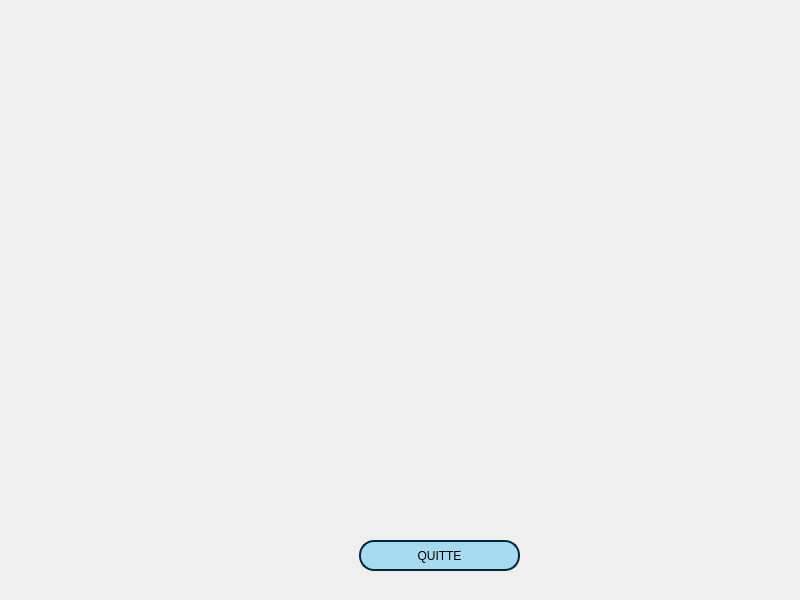
<?xml version="1.0" encoding="UTF-8"?>
<ui version="4.0">
 <class>Dialog_stats</class>
 <widget class="QDialog" name="Dialog_stats">
  <property name="geometry">
   <rect>
    <x>0</x>
    <y>0</y>
    <width>800</width>
    <height>600</height>
   </rect>
  </property>
  <property name="windowTitle">
   <string>Tayarni - Statistique</string>
  </property>
  <widget class="QCustomPlot" name="plot" native="true">
   <property name="geometry">
    <rect>
     <x>19</x>
     <y>-30</y>
     <width>811</width>
     <height>611</height>
    </rect>
   </property>
   <property name="styleSheet">
    <string notr="true">QPushButton {
background-color: rgb(167, 218, 239);
border-radius: 15px;
border: 2px solid rgb(1, 38, 56);
}
QPushButton:hover {
background-color: qlineargradient(spread:pad, x1:0, y1:0, x2:0, y2:1, stop:0 rgb(167, 218, 239), stop:1 rgb(47, 109, 139));
}</string>
   </property>
   <widget class="MyButton" name="pushButton">
    <property name="geometry">
     <rect>
      <x>340</x>
      <y>570</y>
      <width>161</width>
      <height>31</height>
     </rect>
    </property>
    <property name="text">
     <string>QUITTE</string>
    </property>
   </widget>
  </widget>
 </widget>
 <customwidgets>
  <customwidget>
   <class>MyButton</class>
   <extends>QPushButton</extends>
   <header location="global">mybutton.h</header>
  </customwidget>
  <customwidget>
   <class>QCustomPlot</class>
   <extends>QWidget</extends>
   <header location="global">qcustomplot.h</header>
   <container>1</container>
  </customwidget>
 </customwidgets>
 <resources/>
 <connections/>
</ui>
